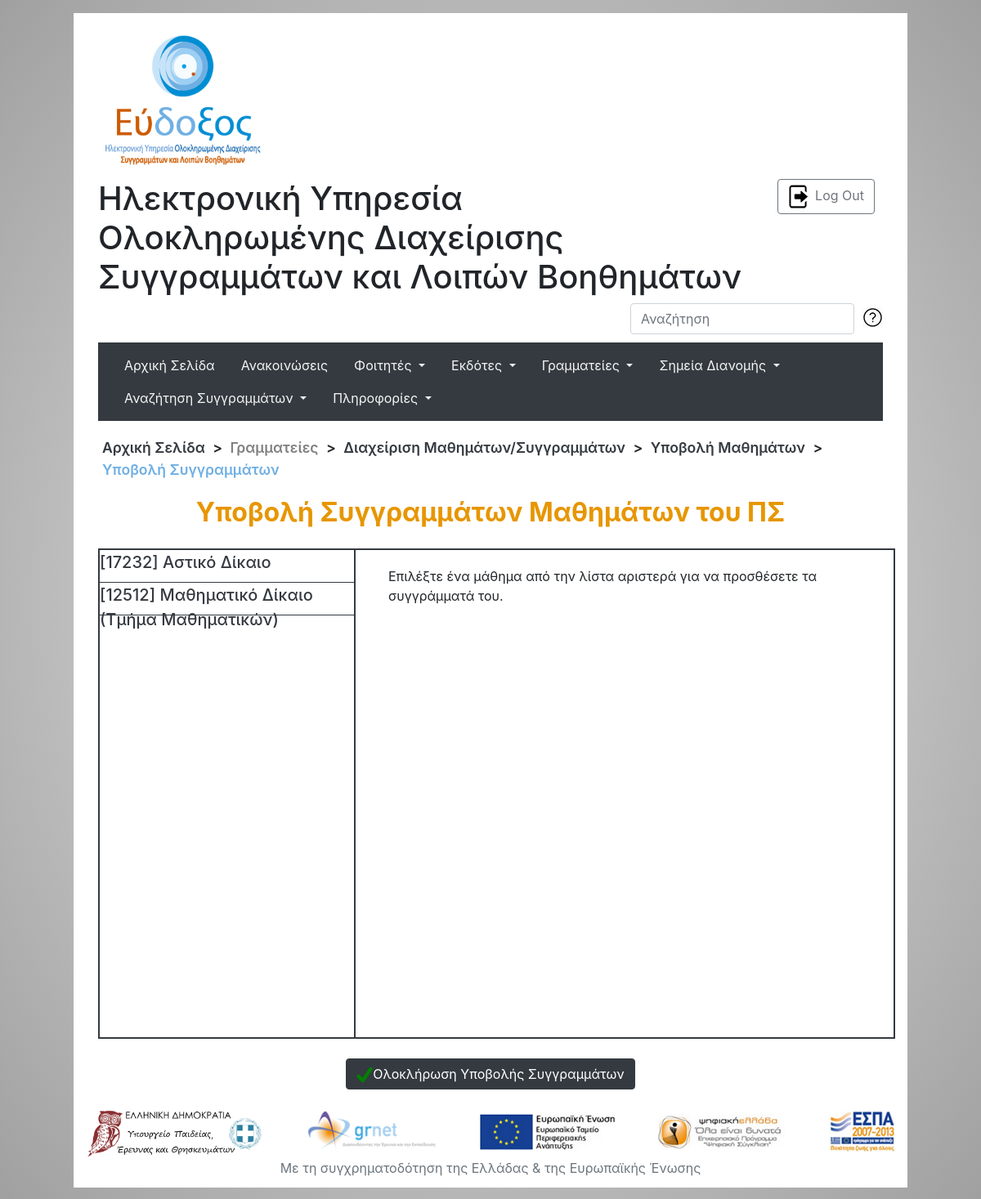
/sdi1500102_sdi1500165/php/secretary_app3.php (signed in), run on the app's committed database.
### tables this page shows
CREATE TABLE IF NOT EXISTS `UNIVERSITY_CLASSES` (
  `idClass` INT UNSIGNED NOT NULL AUTO_INCREMENT,
  `SECRETARIES_id` INT UNSIGNED NOT NULL,
  `FREE_CLASS_SECRETARIES_id` INT UNSIGNED NULL COMMENT 'If NULL then a class of SECRETARIES_id\'s department, else it\'s a \"FREE Class\" from this \"foreign\" department.',
  `title` VARCHAR(128) NOT NULL,
  `code` VARCHAR(16) NOT NULL,
  `professors` VARCHAR(256) NOT NULL,
  `semester` INT NOT NULL,
  `comments` VARCHAR(256) NOT NULL DEFAULT '',
  PRIMARY KEY (`idClass`),
  CONSTRAINT `fk_UNIVERSITY_CLASSES_SECRETARIES1`
    FOREIGN KEY (`SECRETARIES_id`)
    REFERENCES `SECRETARIES` (`idUser`)
    ON DELETE CASCADE
    ON UPDATE NO ACTION,
  CONSTRAINT `fk_UNIVERSITY_CLASSES_SECRETARIES2`
    FOREIGN KEY (`FREE_CLASS_SECRETARIES_id`)
    REFERENCES `SECRETARIES` (`idUser`)
    ON DELETE CASCADE
    ON UPDATE NO ACTION);

CREATE TABLE IF NOT EXISTS `SECRETARIES` (
  `idUser` INT UNSIGNED NOT NULL AUTO_INCREMENT,
  `university` VARCHAR(256) NOT NULL,
  `department` VARCHAR(256) NOT NULL,
  `number_of_semesters` INT NOT NULL,
  `phone` VARCHAR(16) NOT NULL,
  `address` VARCHAR(256) NOT NULL,
  `TK` INT NOT NULL,
  `county` VARCHAR(128) NOT NULL,
  `city` VARCHAR(128) NOT NULL,
  PRIMARY KEY (`idUser`),
  CONSTRAINT `fk_idSecretary`
    FOREIGN KEY (`idUser`)
    REFERENCES `USERS` (`idUser`)
    ON DELETE CASCADE
    ON UPDATE NO ACTION);

### sdi1500102_sdi1500165/php/control/dbConnection.php (called while the page is built, shortened)
<?php
function getUniForSecretary($mysqli, $secretary_id){
    $result = $mysqli->query("SELECT university FROM SECRETARIES WHERE idUser = $secretary_id;");
    return ( $result->num_rows > 0 ) ? $result->fetch_assoc()['university'] : "";
}
function getAllDepartementsForUniExceptGiven($mysqli, $uni, $exceptionID){
    $result = $mysqli->query("SELECT idUser, department, number_of_semesters FROM SECRETARIES WHERE university = '$uni' AND idUser != $exceptionID;");
    $list = [];
    if ($result->num_rows > 0) {
        while ($row =  $result->fetch_assoc()){
            $list[$row['idUser']] = [$row['idUser'], $row['department'], $row['number_of_semesters']];
        }
    }
    return $list;
}
?>

### sdi1500102_sdi1500165/php/secretary_app3.php (the view, shortened to what this page needs)
<!DOCTYPE html>
<html>
<head>
    <link rel="stylesheet" type="text/css" href="/sdi1500102_sdi1500165/css/common.css"/>
    <link rel="stylesheet" type="text/css" href="/sdi1500102_sdi1500165/css/secretary.css"/>
    <link rel="stylesheet" type="text/css" href="/sdi1500102_sdi1500165/css/navbar.css"/>
	<link rel="stylesheet" type="text/css" href="/sdi1500102_sdi1500165/css/lib/bootstrap.min.css"/>
</head>
<body>
    <div class="main-container">
        <?php include("headlines.php") ?>
        <?php include("general_navbar.php"); ?>
        <nav class="my_breadcrump">
            <a class="breadcrump_item" href="/sdi1500102_sdi1500165/index.php">Αρχική Σελίδα</a> >
            <p class="breadcrump_item">Γραμματείες</p> >
            <a class="breadcrump_item" href="/sdi1500102_sdi1500165/php/secretary_app.php">Διαχείριση Μαθημάτων/Συγγραμμάτων</a> >
            <a class="breadcrump_item" href="/sdi1500102_sdi1500165/php/secretary_app2.php">Υποβολή Μαθημάτων</a> >
            <a class="breadcrump_item last_item" href="/sdi1500102_sdi1500165/php/secretary_app3.php">Υποβολή Συγγραμμάτων</a>
        </nav>
        <?php
            $conn = connectToDB();
            $hasSession = isset($_SESSION['userID']);
            if ( $hasSession && isset($_SESSION['userType']) && $_SESSION['userType'] == 'secretary' ) {
                $secretary_id = $_SESSION['userID'];
                $affiliated_departments = getAllDepartementsForUniExceptGiven($conn, getUniForSecretary($conn, $secretary_id), $secretary_id);
                $sqlQuery1 = "SELECT idClass, code, title, professors, semester, FREE_CLASS_SECRETARIES_id FROM UNIVERSITY_CLASSES WHERE SECRETARIES_id = $secretary_id ORDER BY semester;";
                $result1 = $conn->query($sqlQuery1);
                $classes = [];
                if ($result1->num_rows > 0){
                    while ($row = $result1->fetch_assoc()){
                        $classes[$row['idClass']] = [$row['code'], $row['title'], $row['professors'], $row['semester'], ($row['FREE_CLASS_SECRETARIES_id'] != NULL ) ? true : false, ($row['FREE_CLASS_SECRETARIES_id'] != NULL ) ? $row['FREE_CLASS_SECRETARIES_id'] : -1];
                    }
                }
        ?>
            <h2 class="orange_header mb-4">Υποβολή Συγγραμμάτων Μαθημάτων του ΠΣ</h2>
            <div>
                <div class="row">
                    <div class="col-4 pr-0">
                        <ul id="left_class_list" class="mb-0">
                            <?php
                                $i = 0;
                                foreach ($classes as $class) {
                                    $freeclassstr = ($class[4]) ? "(" . $affiliated_departments[$class[5]][1] . ")" : "";
                                    echo <<<EOT
                                        <li id="selector_$i" class="left_class_list_item">
                                            [$class[0]] $class[1] $freeclassstr
                                        </li>
                                        <script>
                                            $("#selector_$i").on("click", function(){
                                                $("#noselection").hide();
                                                $(".content").hide();
                                                $("#content_$i").show();
                                            });
                                        </script>
EOT;
                                    $i++;
                                }
                            ?>
                        </ul>
                    </div>
                    <div class="col-8 class_books_div">
                        <div id="noselection">
                            <p>Επιλέξτε ένα μάθημα από την λίστα αριστερά για να προσθέσετε τα συγγράμματά του.</p>
                        </div>
                    </div>
                </div>
            </div>
            <div class="text-center">
                <button id="finish_PS" class="btn btn-dark hover_orange m-4"><img src="/sdi1500102_sdi1500165/images/checkGreen.png" style="width:20px; height:20px;"/>Ολοκλήρωση Υποβολής Συγγραμμάτων</button>
            </div>
    <?php
        } else if (!$hasSession){
            include("../notconnected.html");
        } else {
            include("../unauthorized.html");
        }
    ?>
    </div>
<body>
</head>

### sdi1500102_sdi1500165/css/common.css (style rules this page uses)
html { min-height: 100%; position: relative; }
body { background: radial-gradient(#ebebeb, #c5c5c5, #a0a0a0); background-size: cover; background-attachment: fixed; }
.main-container { background-color: white; width: 85%; min-height: 96.6vh; margin-top: 16px; margin-bottom: 16px; margin-left: auto; margin-right: auto; padding: 20px 30px 96px 30px; }
#footer { position: absolute; right: 0; left: 0; text-align: center; bottom: 28px; margin-top: 20px; }
.my_breadcrump { margin: 20px 0px 20px 0px; font-size: 110%; font-weight: 600; }
a.breadcrump_item, p.breadcrump_item { color: #343a40; }
a.breadcrump_item { text-decoration: none; }
p.breadcrump_item { color: grey; }
.breadcrump_item { display: inline-block; margin: 0px 5px 0px 5px; }
.last_item { color: #6fafe3 !important; }
.text_div h2, h2.orange_header { color: rgb(231, 150, 0); font-weight: 720; font-size: 200%; text-align: center; }

### sdi1500102_sdi1500165/css/secretary.css (style rules this page uses)
#left_class_list { padding: 0px; list-style-type: none; border-style: solid; border-width: 2px; color: #343a40; height: 75vh; overflow-y: auto; }
.left_class_list_item { display: block; cursor: pointer; font-size: 125%; font-weight: 500; border-bottom-style: solid; border-bottom-width: 1px; border-bottom-color: #343a40; height: 40px; }
.class_books_div { height: 75vh; border-style: solid; border-width: 2px; border-left-width: 0px; border-color: #343a40; overflow-y: auto; }
.content, #noselection { padding: 20px 25px 20px 25px; overflow-y: auto; }

### data on the page
university_classes: code "17232", title "Αστικό Δίκαιο"
university_classes: code "12512", title "Μαθηματικό Δίκαιο", freeclassstr "(Τμήμα Μαθηματικών)"
